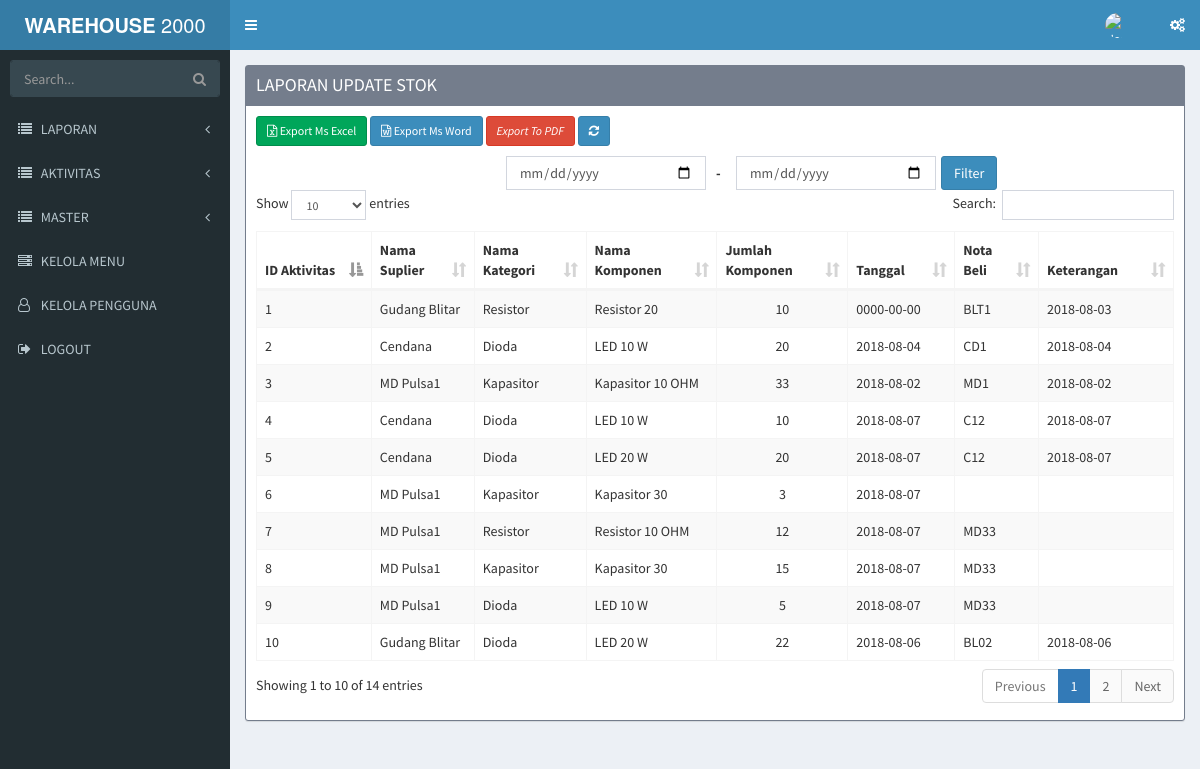
Screenshot of /index.php/laporanupdatestok with the database file from the repository.
### tables this page shows
CREATE TABLE `tbl_menu` (
  `id_menu` int(11) NOT NULL,
  `title` varchar(50) NOT NULL,
  `url` varchar(30) NOT NULL,
  `icon` varchar(30) NOT NULL,
  `is_main_menu` int(11) NOT NULL,
  `is_aktif` enum('y','n') NOT NULL COMMENT 'y=yes,n=no',
  `no_urut` int(5) NOT NULL
);

CREATE TABLE `tbl_aktivitas` (
  `id_aktivitas` int(50) NOT NULL,
  `jenis_komponen` varchar(100) NOT NULL,
  `id_komponen` varchar(100) NOT NULL,
  `id_suplier` varchar(100) NOT NULL,
  `komponen_keluar` varchar(100) NOT NULL,
  `komponen_masuk` varchar(100) NOT NULL,
  `id_produk` varchar(100) NOT NULL,
  `tgl_aktivitas` date NOT NULL,
  `nota` varchar(100) DEFAULT NULL,
  `status` char(1) DEFAULT 'T' COMMENT 'T="TRANSAKSI" & R="RETUR"',
  `keterangan` varchar(100) DEFAULT NULL
);

CREATE TABLE `tbl_master_suplier` (
  `id_suplier` varchar(100) NOT NULL,
  `nama_suplier` varchar(100) NOT NULL,
  `alamat` varchar(200) NOT NULL
);

CREATE TABLE `tbl_kategori_komponen` (
  `jenis_komponen` varchar(100) NOT NULL,
  `nama_kategori` varchar(100) NOT NULL,
  `keterangan` varchar(100) NOT NULL
);

CREATE TABLE `tbl_master_komponen` (
  `id_komponen` varchar(50) NOT NULL,
  `jenis_komponen` varchar(100) NOT NULL,
  `nama_komponen` varchar(100) NOT NULL,
  `gambar_komponen` varchar(200) NOT NULL,
  `keterangan` varchar(200) DEFAULT NULL
);

### application/libraries/Template.php (called while the page is built)
<?php if ( ! defined('BASEPATH')) exit('No direct script access allowed');
class Template {
		var $template_data = array();
		function set($name, $value)
		{
			$this->template_data[$name] = $value;
		}
		function load($template = '', $view = '' , $view_data = array(), $return = FALSE)
		{
			$this->CI =& get_instance();
			$this->set('contents', $this->CI->load->view($view, $view_data, TRUE));
			return $this->CI->load->view($template, $this->template_data, $return);
		}
}

### application/controllers/Laporanupdatestok.php (called while the page is built, shortened)
<?php
class Laporanupdatestok extends CI_Controller
{
	public function index()
	{
		$laporan_update = $this->Laporan_Update_Model->getall();
        $data = array('laporan_update_data'=> $laporan_update);
		$this->template->load('template','laporanupdatestok/laporan_update_list',$data);
	}
}
?>

### index.php (called while the page is built, shortened)
<?php
require_once BASEPATH.'core/CodeIgniter.php';

### application/models/Laporan_Update_Model.php (called while the page is built, shortened)
<?php
class Laporan_Update_Model extends CI_Model
{
    function getall()
    {
        $sql = $this->db->query("SELECT tbl_aktivitas.id_aktivitas,tbl_master_suplier.nama_suplier,tbl_kategori_komponen.nama_kategori, tbl_master_komponen.nama_komponen, tbl_aktivitas.komponen_masuk AS jml_komponen,tbl_aktivitas.tgl_aktivitas AS tanggal, tbl_aktivitas.nota AS nota_beli, tbl_aktivitas.keterangan
                FROM  `tbl_aktivitas` JOIN tbl_master_suplier ON tbl_aktivitas.id_suplier = tbl_master_suplier.id_suplier JOIN tbl_kategori_komponen ON tbl_aktivitas.jenis_komponen = tbl_kategori_komponen.jenis_komponen JOIN tbl_master_komponen ON tbl_aktivitas.id_komponen = tbl_master_komponen.id_komponen
                ORDER BY tbl_aktivitas.id_aktivitas DESC");
                return $sql->result();
    }
    }
?>

### application/views/laporanupdatestok/laporan_update_list.php (the view, shortened to what this page needs)
<div class="content-wrapper">
        <section class='content'>
          <div class='row'>
            <div class='col-xs-12'>
              <div class='box box-warning box-solid'>
                <div class='box-header'>
                  <h3 class='box-title'>LAPORAN UPDATE STOK &nbsp</h3>
                </div>
                      <div class='box-body'>
                        <div style="padding-bottom: 10px;"'>
                        <?php echo anchor(site_url('laporanupdatestok/excel'), ' <i class="fa fa-file-excel-o"></i> Export Ms Excel', 'class="btn btn-success btn-sm"'); ?>
                          <?php echo anchor(site_url('laporanupdatestok/word'), '<i class="fa fa-file-word-o" aria-hidden="true"></i> Export Ms Word', 'class="btn btn-primary btn-sm"'); ?>
                          <?php echo anchor(site_url('laporanupdatestok/pdf'), '<i class="btn btn-danger btn-sm "> Export To PDF</i>',array('target'=>'_blank')); ?>
                          <?php echo anchor(site_url('laporanupdatestok/'), ' <i class="fa fa-refresh"></i> ', 'class="btn btn-primary btn-sm"'); ?>
                        </div>
                        <div class="column">
                            <table>
                              <tr>
                                <td width="250"></td>
                                <td width="200"> <input type="date" class="form-control" name="tgl_awal" id="tgl_awal" placeholder="Tanggal"  /></td>
                                <td width="10" ></td>
                                <td width="10"> <strong>-</strong></td>
                                <td width="10"></td>
                                <td width="200"> <input type="date" class="form-control" name="tgl_akhir" id="tgl_akhir" placeholder="Tanggal"  /></td>
                                <td width="5"></td>
                                <td><button class="btn btn-primary" id="submit">Filter</button></td>
                              </tr>
                            </table>
                            </div>
                <table class='table table-bordered table-striped' id="mytable">
                    <thead>
                        <tr>
                           <th width="10">  ID Aktivitas </th>
                           <th width="10">  Nama Suplier </th>
                           <th width="10">  Nama Kategori </th>
                           <th width="10">  Nama Komponen </th>
                           <th width="10">  Jumlah Komponen </th>
                           <th width="20"> Tanggal </th>
                           <th width="20"> Nota Beli</th>
                           <th width="20"> Keterangan</th>
                        </tr>
                    </thead>
                    <tbody>
                      <?php
                       foreach ($laporan_update_data as $laporanupdate){
                        ?>
                        <tr>
                        <td> <?php echo $laporanupdate->id_aktivitas ?> </td>
                        <td> <?php echo $laporanupdate->nama_suplier ?> </td>
                        <td> <?php echo $laporanupdate->nama_kategori ?> </td>
                        <td> <?php echo $laporanupdate->nama_komponen ?> </td>
                        <td align="center"> <?php echo $laporanupdate->jml_komponen ?> </td>
                        <td> <?php echo $laporanupdate->tanggal ?> </td>
                        <td> <?php echo $laporanupdate->nota_beli ?> </td>
                        <td> <?php echo $laporanupdate->keterangan ?> </td>
                      </tr>
                        <?php
                       }
                       ?>
                    </tbody>
                </table>
    </div>
              </div>
            </div>
          </div>
        </section>
</div>

### application/views/template/sidebar.php (shortened to what this page needs)
<section class="sidebar">
    <form action="#" method="get" class="sidebar-form">
        <div class="input-group">
            <input type="text" name="q" class="form-control" placeholder="Search...">
            <span class="input-group-btn">
                <button type="submit" name="search" id="search-btn" class="btn btn-flat"><i class="fa fa-search"></i>
                </button>
            </span>
        </div>
    </form>
    <ul class="sidebar-menu" data-widget="tree">
        <?php
        $main_menu = $this->db->get_where('tbl_menu', array('is_main_menu' =>0, 'is_aktif'=>'y'));
        foreach ($main_menu->result() as $m){
            $submenu = $this->db->get_where('tbl_menu',array('is_main_menu'=>$m->id_menu,'is_aktif'=>'y'));
            if($submenu->num_rows()>0){
                echo "<li class='treeview'>
                        <a href='#'>
                            <i class='$m->icon'></i> <span>".strtoupper($m->title)."</span>
                            <span class='pull-right-container'>
                                <i class='fa fa-angle-left pull-right'></i>
                            </span>
                        </a>
                        <ul class='treeview-menu' style='display: none;'>";
                        echo" </ul>
                    </li>";
            }else{
                echo "<li>";
                echo anchor($m->url,"<i class='".$m->icon."'></i> ".strtoupper($m->title));
                echo "</li>";
            }
        }
        ?>
        <li><?php echo anchor('auth/logout',"<i class='fa fa-sign-out'></i> LOGOUT");?></li>
    </ul>
</section>

### rows the page displays
tbl_menu: title "LAPORAN"
tbl_menu: title "AKTIVITAS"
tbl_menu: title "MASTER"
tbl_menu: url+icon+title "KELOLA MENU"
tbl_menu: url+icon+title "KELOLA PENGGUNA"
tbl_aktivitas: id_aktivitas "10", id_suplier.nama_suplier "Gudang Blitar", tbl_kategori_komponen.nama_kategori "Dioda", id_komponen.nama_komponen "LED 20 W", komponen_masuk "22", tgl_aktivitas "2018-08-06", nota "BL02", keterangan "2018-08-06"
tbl_aktivitas: id_aktivitas "9", id_suplier.nama_suplier "MD Pulsa1", tbl_kategori_komponen.nama_kategori "Dioda", id_komponen.nama_komponen "LED 10 W", komponen_masuk "5", tgl_aktivitas "2018-08-07", nota "MD33"
tbl_aktivitas: id_aktivitas "8", id_suplier.nama_suplier "MD Pulsa1", tbl_kategori_komponen.nama_kategori "Kapasitor", id_komponen.nama_komponen "Kapasitor 30", komponen_masuk "15", tgl_aktivitas "2018-08-07", nota "MD33"
tbl_aktivitas: id_aktivitas "7", id_suplier.nama_suplier "MD Pulsa1", tbl_kategori_komponen.nama_kategori "Resistor", id_komponen.nama_komponen "Resistor 10 OHM", komponen_masuk "12", tgl_aktivitas "2018-08-07", nota "MD33"
tbl_aktivitas: id_aktivitas "6", id_suplier.nama_suplier "MD Pulsa1", tbl_kategori_komponen.nama_kategori "Kapasitor", id_komponen.nama_komponen "Kapasitor 30", komponen_masuk "3", tgl_aktivitas "2018-08-07"
tbl_aktivitas: id_aktivitas "5", id_suplier.nama_suplier "Cendana", tbl_kategori_komponen.nama_kategori "Dioda", id_komponen.nama_komponen "LED 20 W", komponen_masuk "20", tgl_aktivitas "2018-08-07", nota "C12", keterangan "2018-08-07"
tbl_aktivitas: id_aktivitas "4", id_suplier.nama_suplier "Cendana", tbl_kategori_komponen.nama_kategori "Dioda", id_komponen.nama_komponen "LED 10 W", komponen_masuk "10", tgl_aktivitas "2018-08-07", nota "C12", keterangan "2018-08-07"
tbl_aktivitas: id_aktivitas "3", id_suplier.nama_suplier "MD Pulsa1", tbl_kategori_komponen.nama_kategori "Kapasitor", id_komponen.nama_komponen "Kapasitor 10 OHM", komponen_masuk "33", tgl_aktivitas "2018-08-02", nota "MD1", keterangan "2018-08-02"
tbl_aktivitas: id_aktivitas "2", id_suplier.nama_suplier "Cendana", tbl_kategori_komponen.nama_kategori "Dioda", id_komponen.nama_komponen "LED 10 W", komponen_masuk "20", tgl_aktivitas "2018-08-04", nota "CD1", keterangan "2018-08-04"
tbl_aktivitas: id_aktivitas "1", id_suplier.nama_suplier "Gudang Blitar", tbl_kategori_komponen.nama_kategori "Resistor", id_komponen.nama_komponen "Resistor 20", komponen_masuk "10", tgl_aktivitas "0000-00-00", nota "BLT1", keterangan "2018-08-03"

### other values shown
anchor('auth/logout',"<i class='fa fa-sign-out'></i> LOGOUT") "LOGOUT"
